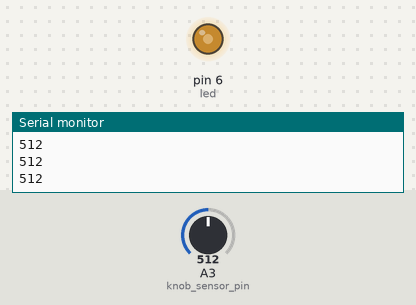
A sketch run on a simulated Arduino Uno, built with avr-gcc and run on an emulated ATmega328P. Shown: output pins drawn as LEDs (lit = HIGH), the last lines printed to the serial monitor. Inputs (shaded band) come from the test bench; at power-on: A3 (knob_sensor_pin) = 512.

Above: at 1.2 s.
1.3 s: A3 (knob_sensor_pin) set to 716
At 1.8 s:
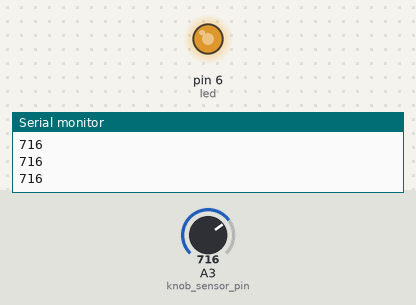
2.8 s: A3 (knob_sensor_pin) set to 900
At 4.0 s:
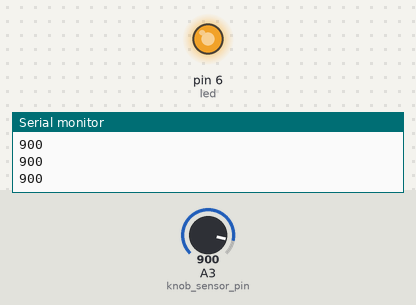
4.3 s: A3 (knob_sensor_pin) set to 122
At 5.3 s:
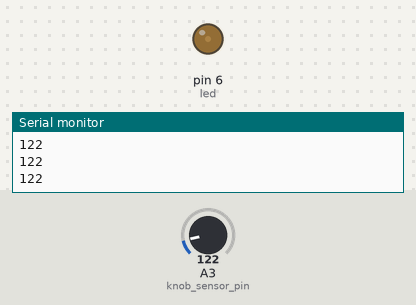
5.8 s: A3 (knob_sensor_pin) set to 0
At 6.5 s:
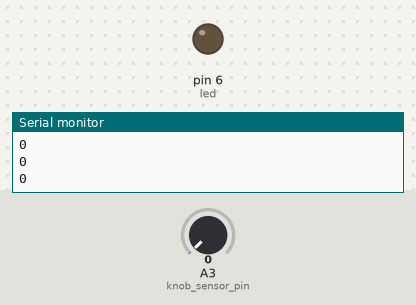
7.3 s: A3 (knob_sensor_pin) set to 511
At 7.6 s:
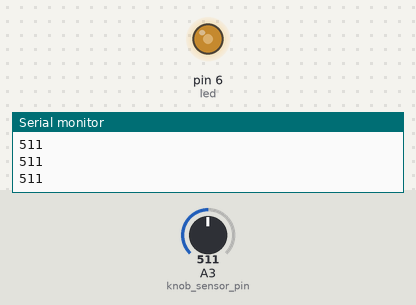
Timing chart, 0 to 9.8 s (numbered marks = the images above; inputs shaded):
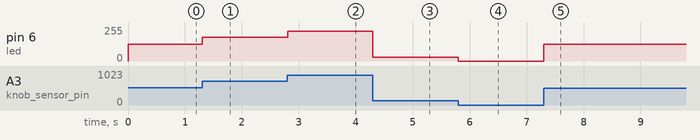

The sketch:

fadeLED.ino
```cpp
int led = 6;
int fadeAmount = 5;
int knob_sensor_pin = A3;

void setup() {
  Serial.begin(9600);
  pinMode(knob_sensor_pin, INPUT);
  pinMode(led,OUTPUT);
}

void loop() {
  int knob_value = analogRead(knob_sensor_pin);
  int brightness = map(knob_value,0,1023,0,255);
  analogWrite(led, brightness);
  Serial.println(knob_value);
}
```

Measured:
- after the input at 1.3 s, pin 6 (led): 127/255 → 178/255 at once
- after the input at 2.8 s, pin 6 (led): 178/255 → 224/255 at once
- after the input at 4.3 s, pin 6 (led): 224/255 → 30/255 at once
- after the input at 5.8 s, pin 6 (led): 30/255 → 0/255 at once
- after the input at 7.3 s, pin 6 (led): 0/255 → 127/255 at once
